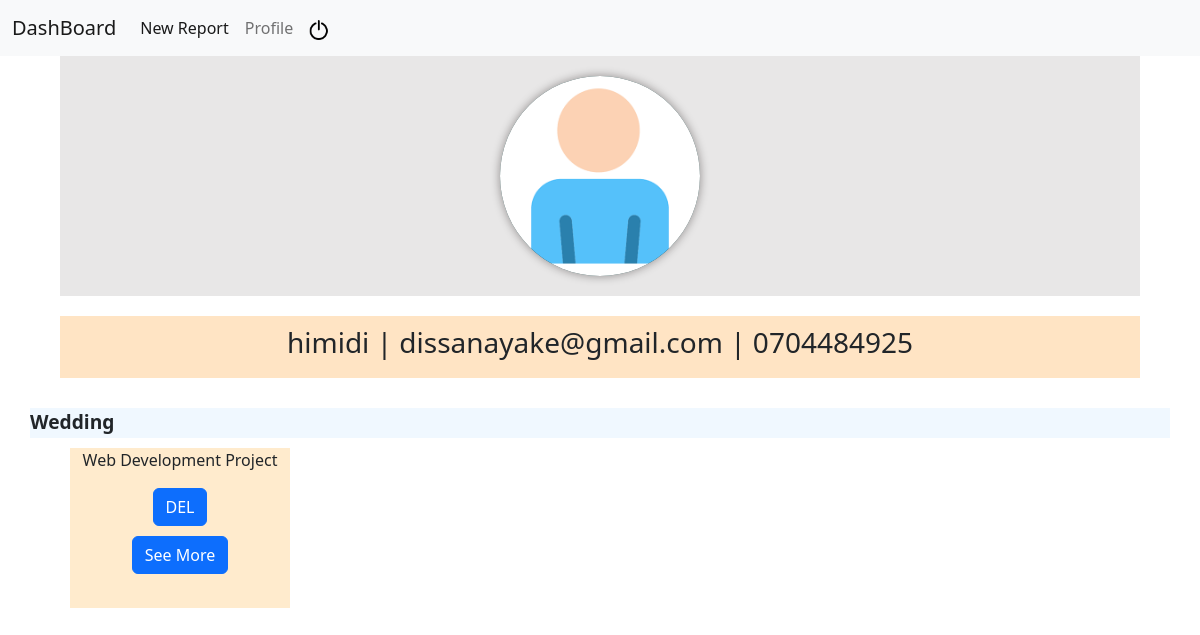
Page /profile (signed in) on the committed database.
### tables this page shows
CREATE TABLE users(
id INTEGER PRIMARY KEY AUTOINCREMENT,
user_name TEXT NOT NULL,
email TEXT NOT NULL,
hash TEXT NOT NULL,
contact_no TEXT NOT NULL);

CREATE TABLE events(name TEXT NOT NULL, catagory TEXT NOT NULL, starting_date DATE NOT NULL, ending_date DATE NOT NULL, description TEXT, id INTEGER PRIMARY KEY NOT NULL, user_id INTEGER);

### app.py (the view)
@app.route("/profile", methods=["POST", "GET"])
@login_required
def profile():
    if request.method == "POST":
        button = request.form.get("name")
        project_id = request.form.get("id")
        if button == "DEL":
            db.execute("DELETE FROM events WHERE id=?", int(project_id))
            db.execute("DELETE FROM budget_income WHERE project_id=?", int(project_id))
            db.execute("DELETE FROM budget_expenditure WHERE project_id=?", int(project_id))
        return redirect("/profile")
    else:
        user = db.execute("SELECT user_name, email, contact_no FROM users WHERE id=?", int(session["user_id"]))
        catagories = db.execute("SELECT catagory FROM events WHERE user_id=?",int(session["user_id"]))
        list_catagory = []
        for line in catagories:
            list_catagory.append(line["catagory"].title())
        projects = db.execute("SELECT catagory, starting_date, ending_date, description, id, name FROM events WHERE user_id=?",session["user_id"])
        return render_template("profile.html", catagories=sorted(set(list_catagory)), projects=projects, user=user)

### app.py (called while the page is built)
@app.after_request
def after_request(response):
    response.headers["Cache-Control"] = "no-cache, no-store, must-revalidate"
    response.headers["Expires"] = 0
    response.headers["Pragma"] = "no-cache"
    return response

### helper.py (called while the page is built)
def login_required(f):
    @wraps(f)
    def decorated_function(*args, **kwargs):
        if session.get("user_id") is None:
            return redirect("/login")
        return f(*args, **kwargs)
    return decorated_function

### templates/profile.html (shortened to what this page needs)
{% extends "layout.html" %}
{% block head %}
    <link rel="stylesheet" href="static/style/profile.css">
{% endblock %}
{% block main %}
    <div class="details">
        <div class="profile_pic">
            <div id="image_holder">
                <img src="static/img/images.png" alt="">
            </div>
        </div>
        <div class="user_name">
            <h3>{{ user[0]["user_name"] }} | {{ user[0]["email"] }} | {{ user[0]["contact_no"] }}</h3>
        </div>
    </div>
    {% for catagory in catagories %}
    <div class="section">
        {{ catagory }}
    </div>
    <div class="p_container">
        {% for project in projects %}
            {% if project["catagory"].title() == catagory %}
                <div class="p_details">
                    <div>
                        <p">
                            {{ project["name"] }}
                    </div>
                    <form action="/profile" method="post">
                        <input class="btn btn-primary delete" data-confirm='Are you sure to delete {{project["name"]}}?' name="name" type="submit" value="DEL">
                    </form>
                    <div class="submit" style="margin-top: 10px; margin-bottom: 10px;">
                        <a href='/event?id={{ project["id"] }}&report=False' class="btn btn-primary" >See More</a>
                    </div>
                </div>
            {% endif %}
        {% endfor %}
    </div>
    {% endfor %}
{% endblock %}

### static/style/profile.css (style rules this page uses)
.section { width: 95%; height: 30px; margin-left: auto; margin-right: auto; background-color: aliceblue; margin-top: 5px; font-size: larger; font-weight: 900; }
.profile_pic { background-color: rgba(197, 192, 192, 0.39); padding: 20px; width: 90%; margin-left: auto; margin-right: auto; }
#image_holder { background-color: rgb(1, 41, 41); border-radius: 50%; width: 200px; height: 200px; margin-left: auto; margin-right: auto; }
.user_name { padding: 10px; text-align: center; margin-top: 20px; margin-bottom: 30px; height: auto; width: 90%; background-color: bisque; margin-left: auto; margin-right: auto; }
.p_container { width: 90%; margin-left: auto; margin-right: auto; display: flex; }
.p_details { text-align: center; width: 220px; height: 160px; margin: 10px; background-color: blanchedalmond; }
#image_holder img { width: 200px; height: 200px; object-fit: cover; border-radius: 50%; box-shadow: 0 0 10px rgba(14, 7, 7, 0.411); }

### rows in the picture
users: user_name "himidi", email "dissanayake@gmail.com", contact_no "0704484925"
events: name "Web Development Project"

### other values in the picture
{{ catagory }} "Wedding"
